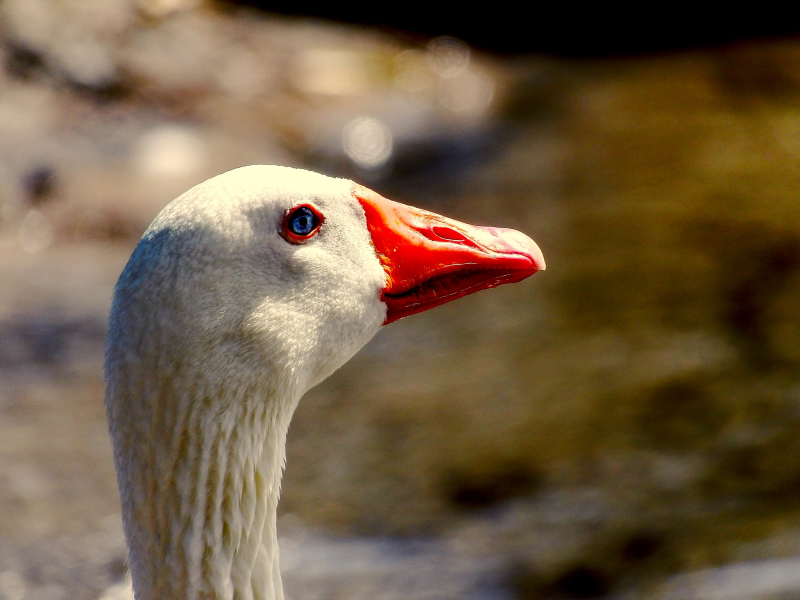
#> input picture website/assets/goose.jpg, 1600 x 1200 px (shown at 1/2 size)
$ python convert_duck.py ../website/assets/goose.jpg
#> lines starting #> are read from the running program, lines starting #| are printed output that depends on the picture; after the words box and inside, x2 and y2 are one past the last pixel; in counts of white or black regions, pixels touching at a corner belong together
#!/usr/bin/env python3
"""鸭子页吉祥物图转换：源 PNG → LVGL C 数组（ARGB8888，466×466 圆形遮罩）。

用法：python3 scripts/convert_duck.py [源.png]
默认源：docs/assets/icons/gaga-icon.png（换 duck-pendant-v3-1024.png 时
放回 docs/assets/ 后传参重跑即可）。

输出：esp32-idf/main/ui/assets/img_duck.h/.c（符号名 img_duck 不变）。
⚠️ 字节序：LVGL9 ARGB8888 = 每像素内存序 B,G,R,A（小端 0xAARRGGBB）。
2026-09-25 事故复盘：上一版数据是 RGB565(2B/px) 但头声明 ARGB8888
（stride 932≠1864），LVGL 按 4B 读 → 两幅错位绿图。
"""
import sys

from PIL import Image, ImageDraw

SIZE = 466
SRC = sys.argv[1] if len(sys.argv) > 1 else "docs/assets/icons/gaga-icon.png"
OUT_C = "esp32-idf/main/ui/assets/img_duck.c"
OUT_H = "esp32-idf/main/ui/assets/img_duck.h"

im = Image.open(SRC).convert("RGBA")
w, h = im.size
#> w = 1600; h = 1200
side = min(w, h)
#> side = 1200
im = im.crop(((w - side) // 2, (h - side) // 2,
              (w + side) // 2, (h + side) // 2)).resize((SIZE, SIZE), Image.LANCZOS)
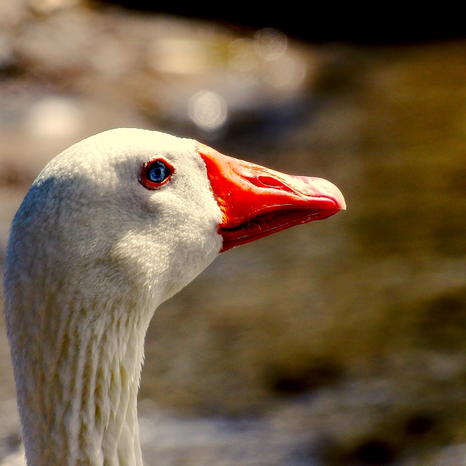
#> im: PIL image 466x466 RGBA; mean R, G, B, A 111.4, 91.3, 66.9, 255

# 圆形遮罩：圆外 alpha=0（屏幕本底黑色，视觉=圆形照片占满圆屏）
mask = Image.new("L", (SIZE, SIZE), 0)
#> mask: PIL image 466x466 L; every value is 0
ImageDraw.Draw(mask).ellipse((0, 0, SIZE - 1, SIZE - 1), fill=255)
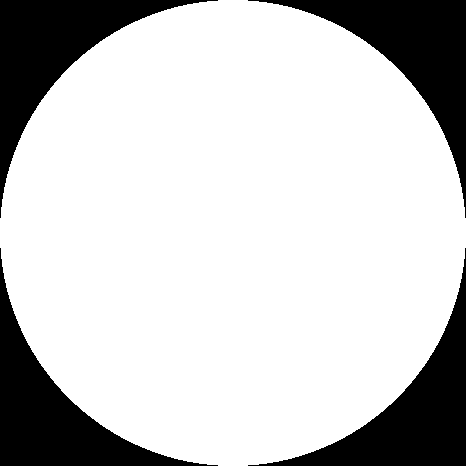
#> mask: PIL image 466x466 L; 78.5% white; 4 black regions, box (x1, y1, x2, y2) and area: (0, 0, 218, 218) 11664, (248, 0, 466, 218) 11664, (0, 248, 218, 466) 11664, (248, 248, 466, 466) 11664
im.putalpha(mask)
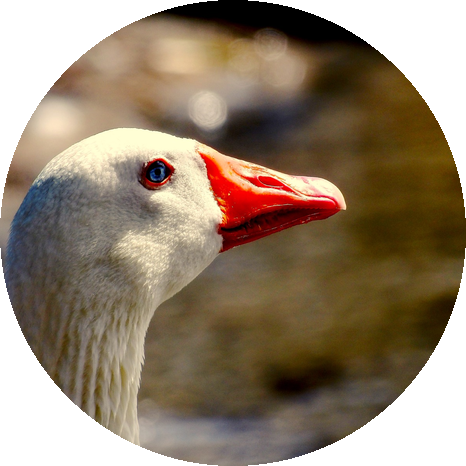
#> im: PIL image 466x466 RGBA; mean R, G, B, A 111.4, 91.3, 66.9, 200.2; transparent parts drawn white

px = im.load()
out = []
for y in range(SIZE):
    for x in range(SIZE):
        r, g, b, a = px[x, y]
        out += [b, g, r, a]  # LVGL ARGB8888 内存序
#> after the loop, out = 868624 items

with open(OUT_C, "w") as f:
    f.write(f"// 自动生成：scripts/convert_duck.py（源：{SRC}，居中裁方 → "
            f"{SIZE}×{SIZE} 圆形遮罩，ARGB8888，内存序 B,G,R,A）\n")
    f.write('#include "lvgl.h"\n\n')
    f.write("const uint8_t img_duck_map[] = {\n")
    for i in range(0, len(out), 12):
        row = ",".join(f"0x{b:02X}" for b in out[i:i + 12])
        f.write(f"    {row},\n")
#> this loop made 72386 passes
#> i on passes 2 to 4: 12, 24, 36
    f.write("};\n\n")
    f.write("const lv_image_dsc_t img_duck = {\n")
    f.write("    .header = {\n")
    f.write("        .cf = LV_COLOR_FORMAT_ARGB8888,\n")
    f.write(f"        .w = {SIZE},\n        .h = {SIZE},\n")
    f.write(f"        .stride = {SIZE * 4},\n")
    f.write("        .magic = LV_IMAGE_HEADER_MAGIC,\n")
    f.write("    },\n")
    f.write("    .data_size = sizeof(img_duck_map),\n")
    f.write("    .data = img_duck_map,\n")
    f.write("};\n")

with open(OUT_H, "w") as f:
    f.write("#pragma once\n\n#include \"lvgl.h\"\n\n")
    f.write("extern const lv_image_dsc_t img_duck;\n")

print(f"[convert] {SRC} ({w}x{h}) → {OUT_C}（{SIZE}x{SIZE} ARGB8888，"
      f"{len(out) * 1 / 1024:.0f}KB）")
#| [convert] ../website/assets/goose.jpg (1600x1200) → esp32-idf/main/ui/assets/img_duck.c（466x466 ARGB8888，848KB）
